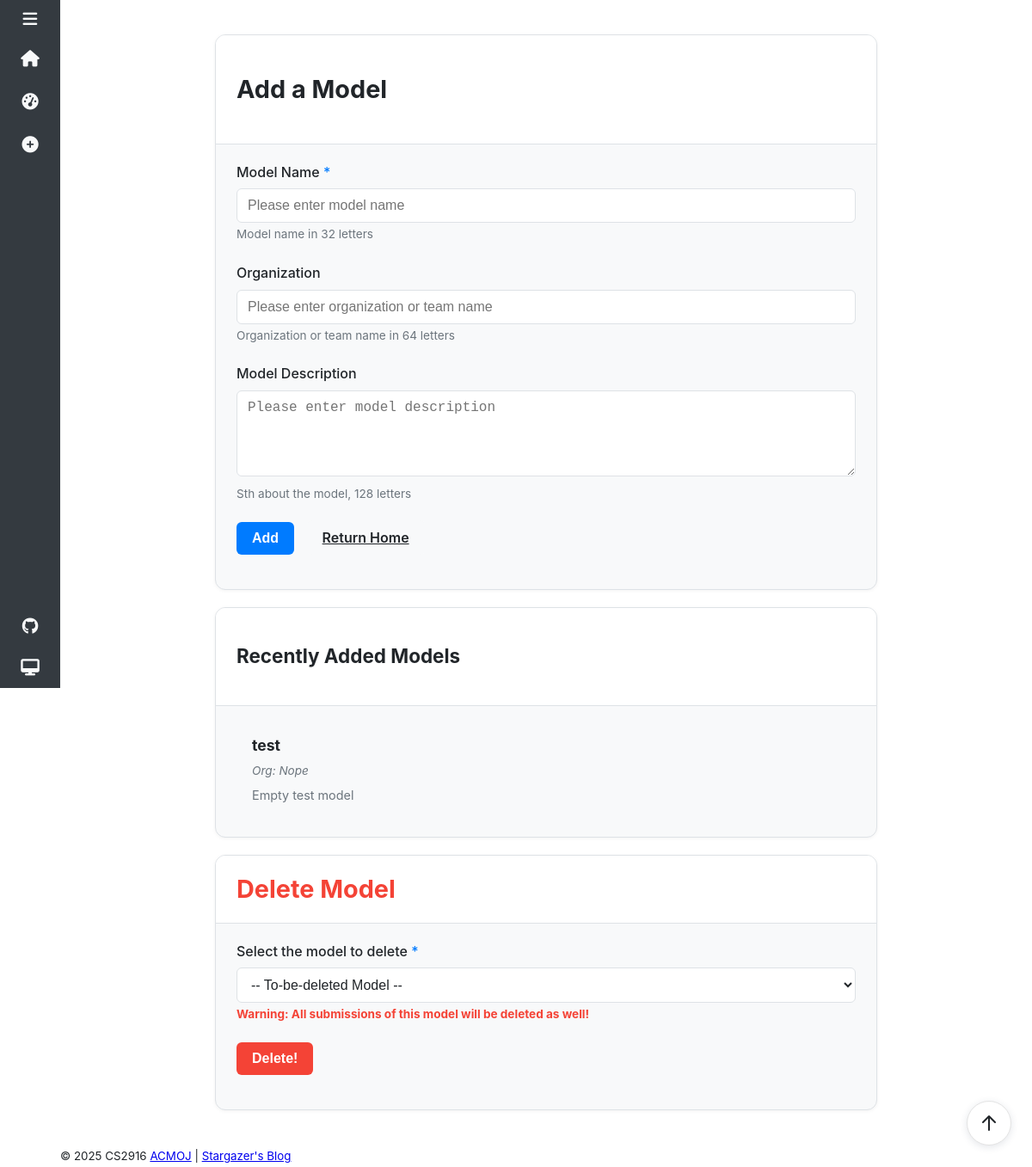
Page /add_model on the committed database.
### app.py (models this page shows, shortened)
class Model(db.Model):
    __tablename__ = 'models'
    id = db.Column(db.Integer, primary_key=True)
    name = db.Column(db.String(32))
    description = db.Column(db.String(128))
    organization = db.Column(db.String(64), nullable=True)
    best_basic_score = db.Column(db.Float, nullable=True)
    best_book_score = db.Column(db.Float, nullable=True)
    best_icpc_score = db.Column(db.Float, nullable=True)
    best_minesweeper_score = db.Column(db.Float, nullable=True)
    best_python_score = db.Column(db.Float, nullable=True)
    best_ticket_score = db.Column(db.Float, nullable=True)
    submission = db.relationship(
        'Submission', backref='model', lazy='dynamic', order_by="desc(Submission.submission_time)")

### app.py (the view, shortened to what this page needs)
@app.route('/add_model', methods=['GET', 'POST'])
def add_model():
    recent_models = Model.query.order_by(Model.id.desc()).limit(5).all()
    all_models = Model.query.order_by(Model.name).all()
    return render_template('add_model.html', recent_models=recent_models, all_models=all_models)

### templates/add_model.html (shortened to what this page needs)
{% extends 'base.html' %}
{% block head %}
<link rel="stylesheet" href="{{ url_for('static', filename='css/add_model.css') }}">
{% endblock %}
{% block content %}
<div class="container add-model-container">
    <div class="card add-model-card">
        <div class="card-header">
            <h2>Add a Model</h2>
        </div>
        <div class="card-body">
            <form method="POST" action="{{ url_for('add_model') }}" class="add-model-form">
                <div class="form-group">
                    <label for="name">Model Name <span class="required">*</span></label>
                    <input type="text" class="form-control" id="name" name="name" required
                        placeholder="Please enter model name" maxlength="32">
                    <small class="form-text text-muted">Model name in 32 letters</small>
                </div>
                <div class="form-group">
                    <label for="organization">Organization</label>
                    <input type="text" class="form-control" id="organization" name="organization"
                        placeholder="Please enter organization or team name" maxlength="64">
                    <small class="form-text text-muted">Organization or team name in 64 letters</small>
                </div>
                <div class="form-group">
                    <label for="description">Model Description</label>
                    <textarea class="form-control" id="description" name="description" rows="3"
                        placeholder="Please enter model description" maxlength="128"></textarea>
                    <small class="form-text text-muted">Sth about the model, 128 letters</small>
                </div>
                <div class="form-group">
                    <button type="submit" class="btn btn-primary submit-btn">Add</button>
                    <a href="{{ url_for('index') }}" class="btn btn-secondary">Return Home</a>
                </div>
            </form>
        </div>
    </div>
    <div class="card recent-models">
        <div class="card-header">
            <h3>Recently Added Models</h3>
        </div>
        <div class="card-body">
            <div class="model-list">
                {% if recent_models %}
                <ul class="model-items">
                    {% for model in recent_models %}
                    <li class="model-item">
                        <a href="{{ url_for('model_detail', model_id=model.id) }}" class="model-link">
                            <div class="model-name">{{ model.name }}</div>
                            {% if model.organization %}
                            <div class="model-organization">Org: {{ model.organization }}</div>
                            {% endif %}
                            <div class="model-description">{{ model.description }}</div>
                        </a>
                    </li>
                    {% endfor %}
                </ul>
                {% else %}
                <p class="no-models">No any models added yet.</p>
                {% endif %}
            </div>
        </div>
    </div>
    <div class="card delete-model-card">
        <div class="card-header">
            <h2>Delete Model</h2>
        </div>
        <div class="card-body">
            <form method="POST" action="{{ url_for('delete_model') }}" class="delete-model-form"
                onsubmit="return confirmDelete()">
                <div class="form-group">
                    <label for="delete_model_id">Select the model to delete <span class="required">*</span></label>
                    <select name="delete_model_id" id="delete_model_id" class="form-control" required>
                        <option value="">-- To-be-deleted Model --</option>
                    </select>
                    <small class="form-text text-muted warning-text">Warning: All submissions of this model will be
                        deleted as well! </small>
                </div>
                <div class="form-group">
                    <button type="submit" class="btn btn-danger delete-btn">Delete!</button>
                </div>
            </form>
        </div>
    </div>
</div>
{% endblock %}

### static/css/base.css (style rules this page uses)
:root { --sidebar-width-expanded: 240px; --sidebar-width-collapsed: 70px; --transition-speed: 0.3s; --bg-primary: #ffffff; --bg-secondary: #f8f9fa; --bg-sidebar: #343a40; --text-primary: #212529; --text-secondary: #6c757d; --text-sidebar: #f8f9fa; --accent-color: #007bff; --border-color: #dee2e6; }
body { margin: 0; font-family: -apple-system, BlinkMacSystemFont, "Segoe UI", Roboto, "Helvetica Neue", Arial, sans-serif; background-color: var(--bg-primary); color: var(--text-primary); line-height: 1.6; overflow-x: hidden; transition: background-color var(--transition-speed) ease, color var(--transition-speed) ease; }

### static/css/add_model.css (style rules this page uses)
* { box-sizing: border-box; }
.add-model-container { margin-top: 20px; max-width: 800px; margin: 20px auto; padding: 0 15px; color: var(--text-primary); }
.add-model-card, .recent-models, .delete-model-card { background-color: var(--bg-secondary); border: 1px solid var(--border-color); border-radius: 12px; box-shadow: 0 1px 4px rgba(0, 0, 0, 0.05); margin-bottom: 20px; overflow: hidden; width: 100%; max-width: 100%; transition: background-color var(--transition-speed), border-color var(--transition-speed); }
.add-model-card .card-header, .recent-models .card-header, .delete-model-card .card-header { padding: 16px 24px; border-bottom: 1px solid var(--border-color); background-color: var(--bg-primary); font-size: 1.2rem; font-weight: 600; color: var(--text-primary); }
.delete-model-card .card-header h2 { margin: 0; color: #f44336; }
.add-model-card .card-body, .recent-models .card-body, .delete-model-card .card-body { padding: 20px 24px; }
.add-model-form .form-group, .delete-model-form .form-group { margin-bottom: 20px; width: 100%; }
.add-model-form label, .delete-model-form label { display: block; font-weight: 500; margin-bottom: 6px; color: var(--text-primary); }
.required { color: var(--accent-color); }
.add-model-form .form-control, .delete-model-form .form-control { width: 100%; max-width: 100%; padding: 10px 12px; border: 1px solid var(--border-color); border-radius: 6px; font-size: 1rem; background-color: var(--bg-primary); color: var(--text-primary); transition: background-color var(--transition-speed), color var(--transition-speed), border-color var(--transition-speed); }
.add-model-form textarea.form-control { resize: vertical; min-height: 100px; }
.form-text { font-size: 0.85rem; color: var(--text-secondary); margin-top: 4px; }
.warning-text { color: #f44336; font-weight: bold; }
.add-model-form .btn, .delete-model-form .btn { padding: 10px 18px; font-size: 1rem; border: none; border-radius: 6px; cursor: pointer; font-weight: 600; transition: background-color 0.2s ease-in-out; }
.add-model-form .btn-primary { background-color: var(--accent-color); color: #fff; }
.add-model-form .btn-secondary { background-color: var(--bg-secondary); color: var(--text-primary); margin-left: 10px; }
.delete-model-form .btn-danger { background-color: #f44336; color: white; }
.model-items { list-style: none; padding: 0; margin: 0; }
.model-item { border-bottom: 1px solid var(--border-color); transition: background-color 0.2s ease-in-out; }
.model-item:last-child { border-bottom: none; }
.model-link { display: block; padding: 12px 18px; text-decoration: none; color: var(--text-primary); transition: background-color 0.2s ease-in-out; }
.model-name { font-weight: bold; font-size: 1.1rem; margin-bottom: 5px; }
.model-organization { color: var(--text-secondary); font-size: 0.85rem; margin-bottom: 5px; font-style: italic; }
.model-description { color: var(--text-secondary); font-size: 0.9rem; margin-bottom: 5px; }

### rows in the picture
Model: name "test", organization "Nope", description "Empty test model"
